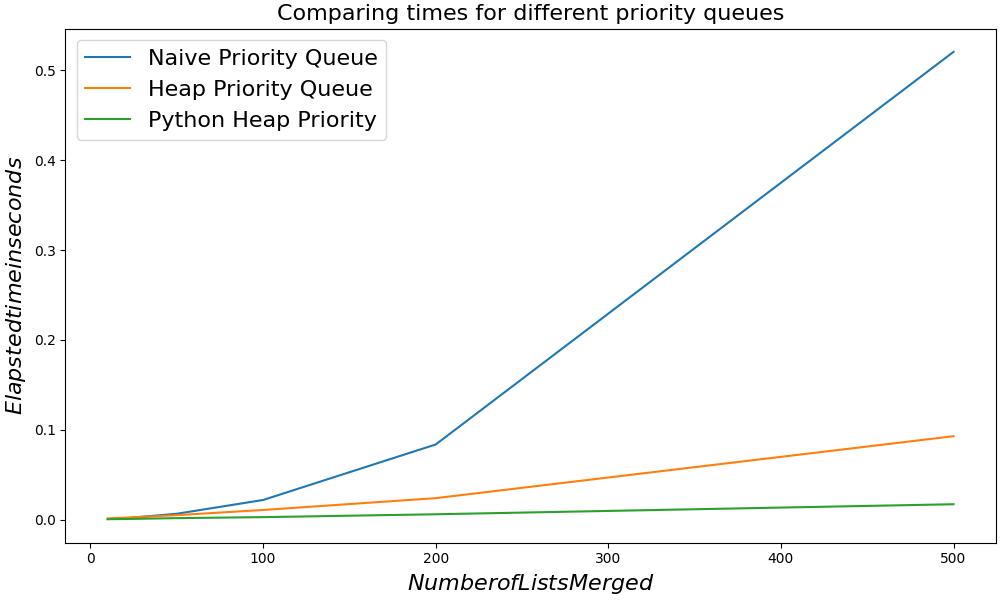

This chart was generated by the following Python code:
import matplotlib.pyplot as plt

# Import methods from P3
# from P3 import * <-- Another option
from P3 import NaivePriorityQueue, HeapPriorityQueue, PythonHeapPriorityQueue
from P3 import mergesortedlists, timeit, generatelists
 
# Set variables for each priority queue type based on timeit statement
naive_priority = timeit(ns=(10, 20, 50, 100, 200, 500), pqclass = NaivePriorityQueue, n_average = 5) 
heap_priority = timeit(ns=(10, 20, 50, 100, 200, 500), pqclass = HeapPriorityQueue, n_average = 5) 
python_priority = timeit(ns=(10, 20, 50, 100, 200, 500), pqclass = PythonHeapPriorityQueue, n_average = 5)

# Set x-axis
x_axis = [10, 20, 50, 100, 200, 500]

# Set figure size and labels
fig, ax = plt.subplots(1, 1, figsize=(10, 6), constrained_layout = True)
ax.set_xlabel(r'Number of Lists Merged', fontsize = 16)
ax.set_ylabel(r'Elapsed time in seconds', fontsize = 16)
ax.set_title(r'Comparing performance for different priority queues', fontsize = 16)

# Plot each priority queue
ax.plot(x_axis, naive_priority, label = r'Naive Priority Queue')
ax.plot(x_axis, heap_priority, label = r'Heap Priority Queue')
ax.plot(x_axis, python_priority, label = r'Python Heap Priority')
ax.legend(fontsize = 16)

# Save the plot figure
plt.savefig('P3-C.png')